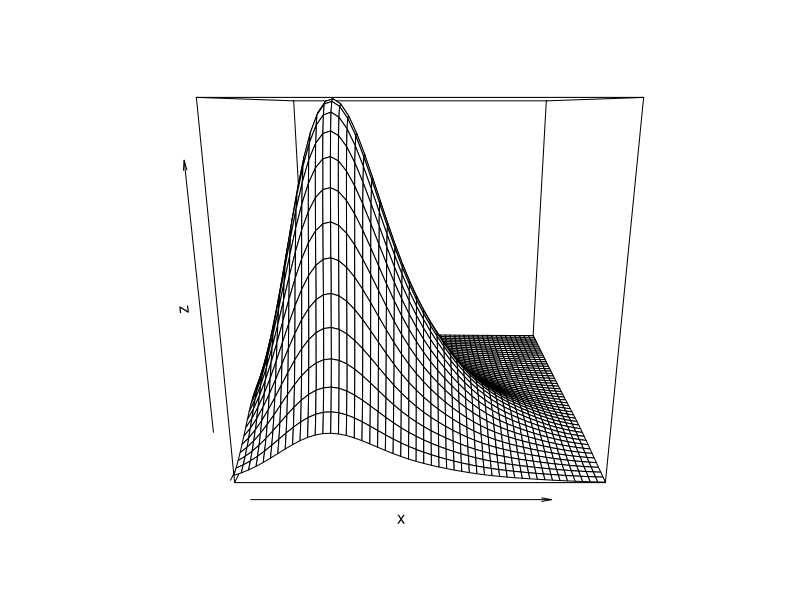
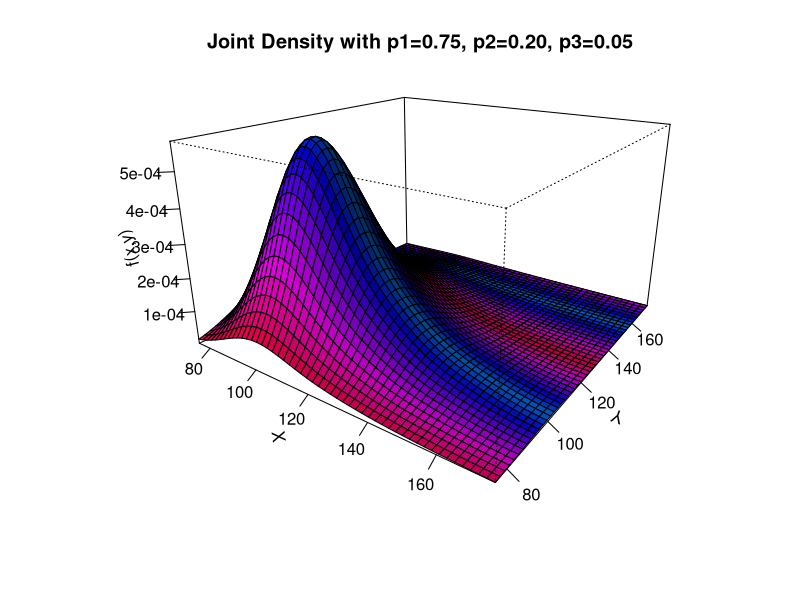
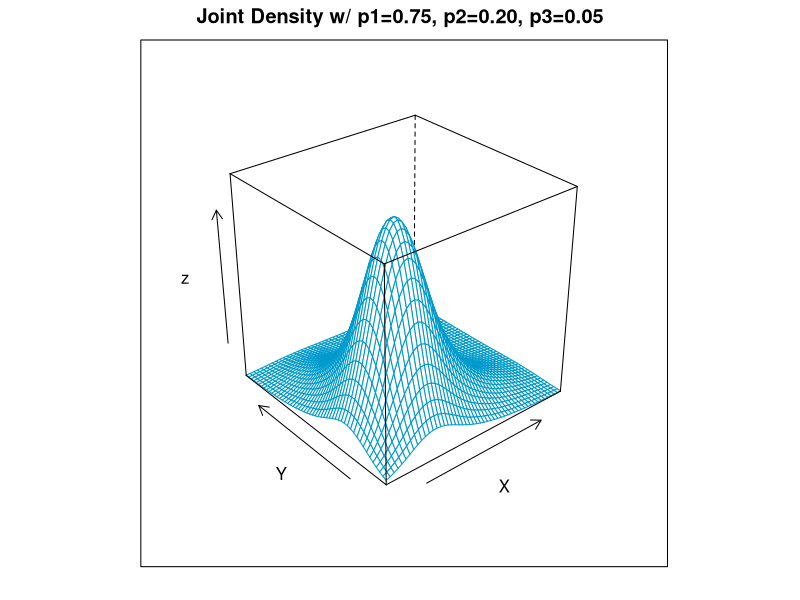

Write the R code that produced these figures, in order. (Note: this script raises an error after producing the figures.)
# * Part A*  Joint density of three mixtures N(100, 169), N(125, 169), N(150, 169)
f.mix <- function(x, p1, p2){
  p1 <- 0.75
  p2 <- 0.20
  return(p1 * dnorm(x, mean=100, sd=13) + p2 * dnorm(x, mean=125, sd=13) + 
           (1-p1-p2) * dnorm(x, mean=150, sd=13))
}
f.joint <- function(x, y){
  return(f.mix(x) * f.mix(y))
}

#  Create sequences & Evaluate density
y <- x <- seq(from=75, to=175, length=50)
z <- outer(x, y, f.joint)

#  Plot in 3D
persp(x, y, z)

#  Customize plot & Save perspective matrix
M <- persp(x, y, z, theta=35, phi=20, expand=0.6, ltheta=300, shade=0.4,
           ticktype="detailed", xlab="X", ylab="Y", zlab="f(x,y)", col=c(rev(rainbow(666, start=0.58, end=0.95)), rainbow(666, start=0.58, end=0.95)),
           main="Joint Density with p1=0.75, p2=0.20, p3=0.05")


# *Part B*  Alternate approach with lattice and wireframe
install.packages("lattice")
library(lattice)

#  Create sequences
p1 <- 0.75
p2 <- 0.20
y <- x <- seq(from=75, to=175, length=50)

#  Create 50^2 x 2 matrix of all possible (x,y) pairs
xy <- expand.grid(x,y)

#  Evaluate joint density
z <- (p1 * dnorm(xy[, 1], mean=100, sd=13) + p2 * dnorm(xy[, 1], mean=125, sd=13) + 
        (1-p1-p2) * dnorm(xy[, 1], mean=150, sd=13)) *
  (p1 * dnorm(xy[, 2], mean=100, sd=13) + p2 * dnorm(xy[, 2], mean=125, sd=13) + 
     (1-p1-p2) * dnorm(xy[, 2], mean=150, sd=13)) 

#  Plot joint density in 3D
wireframe(z ~ xy[, 1] * xy[, 2], xlab="X", ylab="Y", main="Joint Density w/ p1=0.75, p2=0.20, p3=0.05",
          col="deepskyblue3")

# *Part C*  Create a contour plot
#  I ran the z in Part A again for Parts C & D
contour(z, main="Contour Plot of Joint Density")

# *Part D*  Contour Plot using Terrain Colours
filled.contour(z, color.palette = terrain.colors, main="Contour Plot of Joint Density")

# *Part E*  Generate 10,000 random pairs from the joint density
n <- 10000
x1 <- rnorm(n, mean=100, sd=13) 
x2 <- rnorm(n, mean=125, sd=13)
x3 <- rnorm(n, mean=150, sd=13)
k.x <- rmultinom(n, size=1, prob=c(0.75, 0.20, 0.05))
draws.x <- k.x[1,] * x1 + k.x[2,] * x2 + (1-k.x[1,]-k.x[2,]) * x3

y1 <- rnorm(n, mean=100, sd=13) 
y2 <- rnorm(n, mean=125, sd=13)
y3 <- rnorm(n, mean=150, sd=13)
k.y <- rmultinom(n, size=1, prob=c(0.75, 0.20, 0.05))
draws.y <- k.y[1,] * y1 + k.y[2,] * y2 + (1-k.y[1,]-k.y[2,]) * y3

#  Joint density (X and Y are independent)
draws.joint <- cbind(draws.x, draws.y)

# *Part F*  2D histogram using hist2d from gplots
install.packages("gplots")
library(gplots)
hist2d(draws.joint, nbins=50, col=rev(rainbow(50, start=0.35, end=0.965))
      , xlab="X", ylab="Y", main="2D Histogram of the Pairs")
